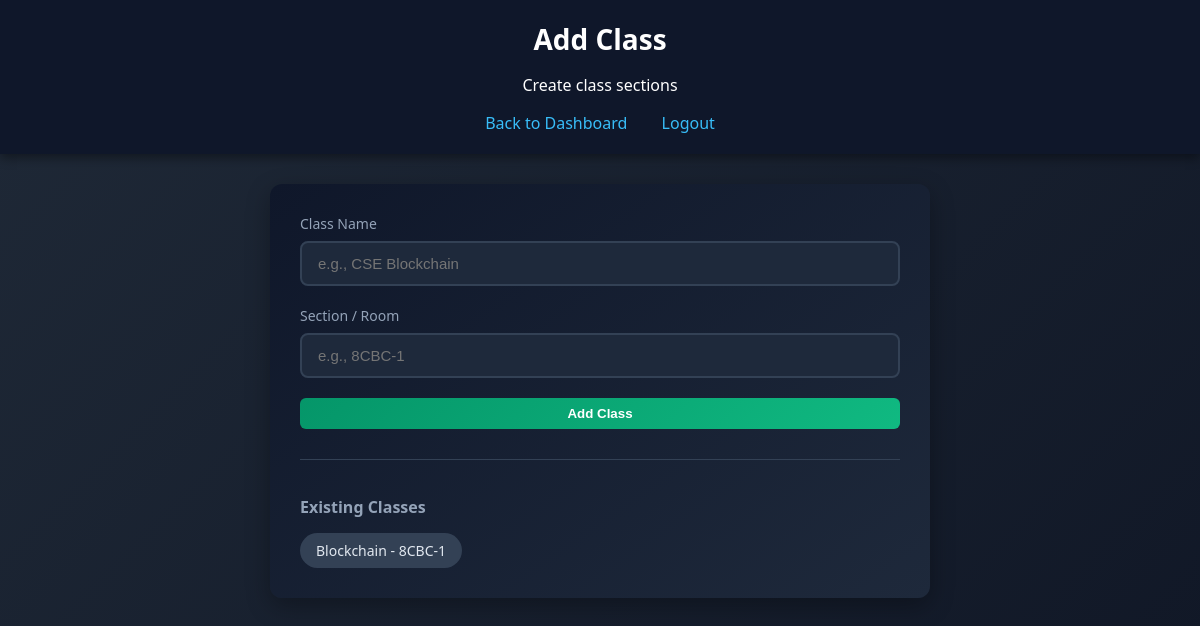
The app's page /admin/add_class (signed in), older data.
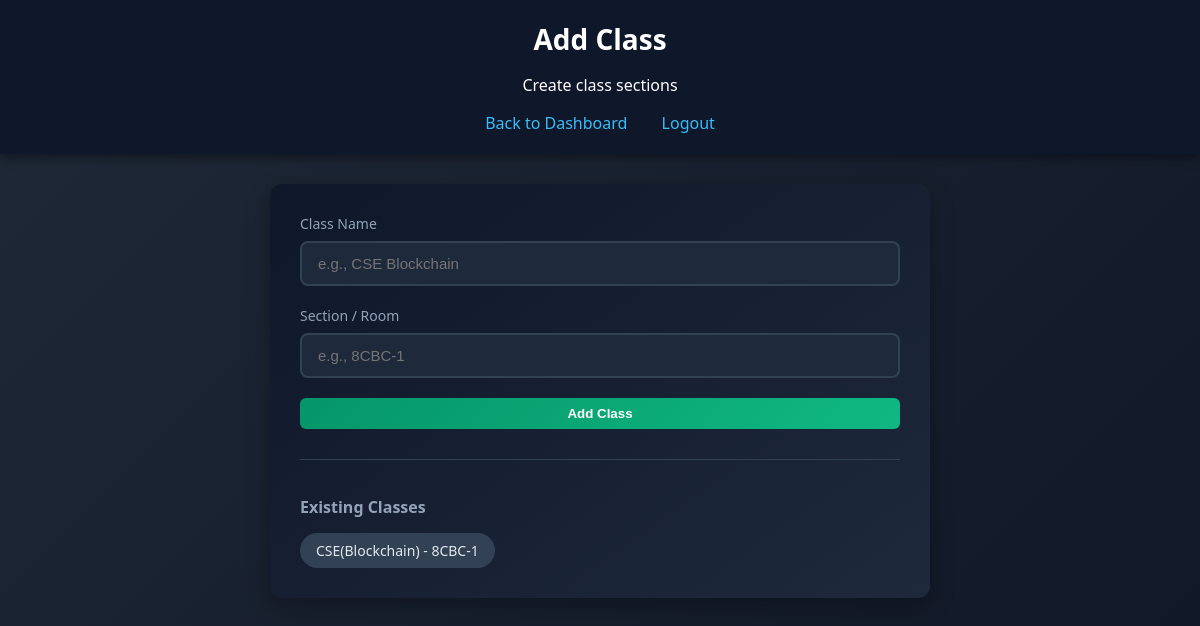
The same page, newer data.
### tables this page shows
CREATE TABLE classes (
    id INTEGER PRIMARY KEY AUTOINCREMENT,
    class_name TEXT NOT NULL,
    room_no TEXT
);

### backend/app.py (the view)
@app.route("/admin/add_class", methods=["GET", "POST"])
def add_class():
    if session.get("role") != "admin":
        return redirect("/login")
    message = ""
    conn = get_connection()
    cursor = conn.cursor()
    if request.method == "POST":
        class_name = request.form["class_name"]
        section = request.form["section"]
        cursor.execute("INSERT INTO classes (class_name, room_no) VALUES (?, ?)", (class_name, section))
        conn.commit()
        message = f"Class '{class_name} - {section}' added successfully!"
    classes = cursor.execute("SELECT * FROM classes ORDER BY class_name").fetchall()
    conn.close()
    return render_template("add_class.html", message=message, classes=classes)

### backend/app.py (called while the page is built)
def get_connection():
    conn = sqlite3.connect(DB_PATH)
    conn.row_factory = sqlite3.Row
    return conn

### frontend/templates/add_class.html (shortened to what this page needs)
<!DOCTYPE html>
<html lang="en">
<head>
    <link rel="stylesheet" href="/static/style.css">
</head>
<body>
    <div class="header">
        <h1>Add Class</h1>
        <p>Create class sections</p>
        <nav class="nav-links">
            <a href="/admin">Back to Dashboard</a>
            <a href="/logout">Logout</a>
        </nav>
    </div>
    <div class="dashboard-content">
        <div class="form-container">
            <form method="POST" class="admin-form">
                <div class="form-group">
                    <label>Class Name</label>
                    <input type="text" name="class_name" placeholder="e.g., CSE Blockchain" required>
                </div>
                <div class="form-group">
                    <label>Section / Room</label>
                    <input type="text" name="section" placeholder="e.g., 8CBC-1" required>
                </div>
                <button type="submit" class="start-btn">Add Class</button>
            </form>
            {% if classes %}
            <div class="existing-items">
                <h3>Existing Classes</h3>
                <div class="items-list">
                    {% for c in classes %}
                    <span class="item-tag">{{ c.class_name }} - {{ c.room_no }}</span>
                    {% endfor %}
                </div>
            </div>
            {% endif %}
        </div>
    </div>
</body>
</html>

Row changes from the older to the newer data that the page shows:
changed classes "8CBC-1": class_name "Blockchain" → "CSE(Blockchain)"
